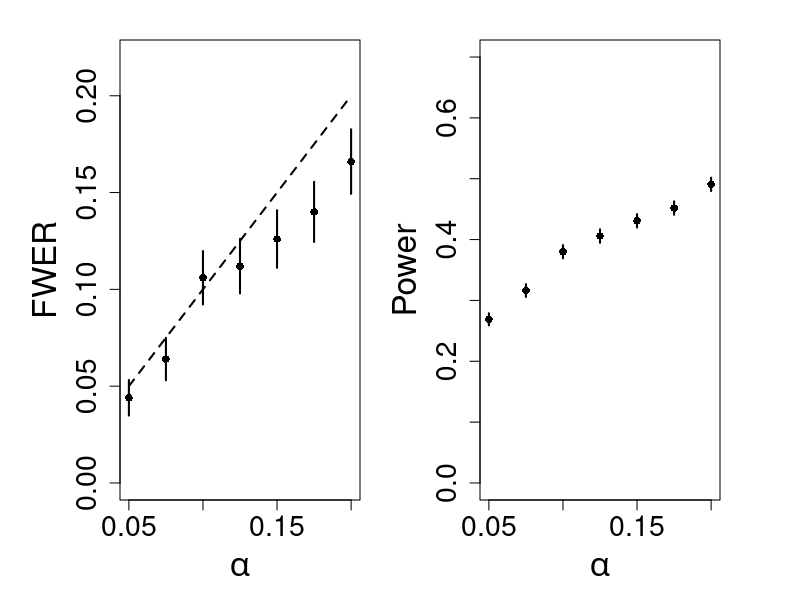

Reproduce this figure in R.
library(MASS)
library(randomForest)

##parameters
p_X <- 20

sd_X <- 3
sd_Y <- 1

n_train <- 500

set.seed(12)
beta_1 <- runif(p_X)
beta_2 <- runif(p_X)
mu_X <- runif(p_X)

##training data
X_train <- mvrnorm(n_train, mu=mu_X, Sigma=sd_X*diag(p_X))
Y_train <- sapply(1:n_train, function(i) rnorm(1,mean=sum(beta_1*X_train[i,])+2*sin(sum(beta_2*X_train[i,])), sd=sd_Y*sqrt(sum(X_train[i,]^2))/p_X))

rf <- randomForest(X_train,Y_train)

n <- 1000
m <- 5


##main simulation
tn <- 500

alpha_set <- seq(0.05,0.2,0.025)
fd <- matrix(0,nrow=tn,ncol=length(alpha_set))
tp <- matrix(0,nrow=tn,ncol=length(alpha_set))

pb <- txtProgressBar(min = 0, max = tn, style = 3)
for(k in 1:tn)
{
  ##data generation
  X <- mvrnorm(n, mu=mu_X, Sigma=sd_X*diag(p_X))
  Y <- sapply(1:n, function(i) rnorm(1,mean=sum(beta_1*X[i,])+2*sin(sum(beta_2*X[i,])), sd=sd_Y*sqrt(sum(X[i,]^2))/p_X))
  
  muhat <- predict(rf,X)
  
  X_test <- mvrnorm(m, mu=mu_X, Sigma=sd_X*diag(p_X))
  Y_test <- sapply(1:m, function(i) rnorm(1,mean=sum(beta_1*X_test[i,])+2*sin(sum(beta_2*X_test[i,])), sd=sd_Y*sqrt(sum(X_test[i,]^2))/p_X))
  
  muhat_test <- predict(rf,X_test)
  
  n_1 <- floor(n/2)
  
  ##run the procedure
  cal_abs_diff <- abs(muhat[1:n_1]-muhat[(n_1+1):(2*n_1)])
  cal_Y_null <- ( (muhat[1:n_1]-muhat[(n_1+1):(2*n_1)])*(Y[1:n_1]-Y[(n_1+1):(2*n_1)]) <= 0 )
  
  test_pairs <- t(combn(m,2))
  test_abs_diff <- apply(test_pairs,1, function(a) abs(muhat_test[a[1]] - muhat_test[a[2]]))
  test_null <- apply(test_pairs,1, function(a) (muhat_test[a[1]] - muhat_test[a[2]])*(Y_test[a[1]]-Y_test[a[2]]) <= 0)
  test_non_null <- 1-test_null
  
  #p-value
  p_val <- sapply(test_abs_diff, function(v) (sum((v < cal_abs_diff)*cal_Y_null)+1)/(n_1+1))
  
  for(j in 1:length(alpha_set))
  {
    alpha <- alpha_set[j]
    rej_pairs <- (p_val <= (2*alpha/(m*(m-1))))
    fd[k,j] <- (sum(rej_pairs*test_null) > 0)
    tp[k,j] <- sum(rej_pairs*test_non_null)/max(sum(test_non_null),1)
    
  }
  setTxtProgressBar(pb, k)
}

fwer <- colMeans(fd)
fwer_se <- apply(fd,2,sd)/sqrt(tn)
power <- colMeans(tp)
power_se <- apply(tp,2,sd)/sqrt(tn)


#plot
par(mfrow=c(1,2), cex.lab = 2, cex.axis=1.7,mar=c(5,6,2,0), xpd=NA, oma = c(0, 0, 0, 4), mgp = c(3, 1, 0))
plot(alpha_set,fwer,pch=16,ylim=c(0,0.22),xlab=expression(alpha),ylab="FWER")
arrows(alpha_set, fwer-fwer_se, alpha_set, fwer+fwer_se, length=0, angle=90, code=3,lwd=2)
segments(0.05,0.05,0.2,0.2,lty=2,lwd=2)
plot(alpha_set,power,pch=16,ylim=c(0,0.7),xlab=expression(alpha),ylab="Power")
arrows(alpha_set, power-power_se, alpha_set, power+power_se, length=0, angle=90, code=3,lwd=2)
